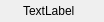
<?xml version="1.0" encoding="UTF-8"?>
<ui version="4.0">
 <class>TrackControls</class>
 <widget class="QWidget" name="TrackControls">
  <property name="geometry">
   <rect>
    <x>0</x>
    <y>0</y>
    <width>104</width>
    <height>19</height>
   </rect>
  </property>
  <property name="sizePolicy">
   <sizepolicy hsizetype="Fixed" vsizetype="Fixed">
    <horstretch>0</horstretch>
    <verstretch>0</verstretch>
   </sizepolicy>
  </property>
  <property name="windowTitle">
   <string>Form</string>
  </property>
  <layout class="QHBoxLayout" name="horizontalLayout">
   <property name="spacing">
    <number>1</number>
   </property>
   <property name="margin">
    <number>0</number>
   </property>
   <item>
    <widget class="QPushButton" name="disableButton">
     <property name="maximumSize">
      <size>
       <width>22</width>
       <height>22</height>
      </size>
     </property>
     <property name="text">
      <string/>
     </property>
     <property name="iconSize">
      <size>
       <width>20</width>
       <height>20</height>
      </size>
     </property>
     <property name="checkable">
      <bool>true</bool>
     </property>
     <property name="flat">
      <bool>true</bool>
     </property>
    </widget>
   </item>
   <item>
    <widget class="QLabel" name="trackLabel">
     <property name="text">
      <string>TextLabel</string>
     </property>
    </widget>
   </item>
  </layout>
 </widget>
 <resources/>
 <connections/>
</ui>
